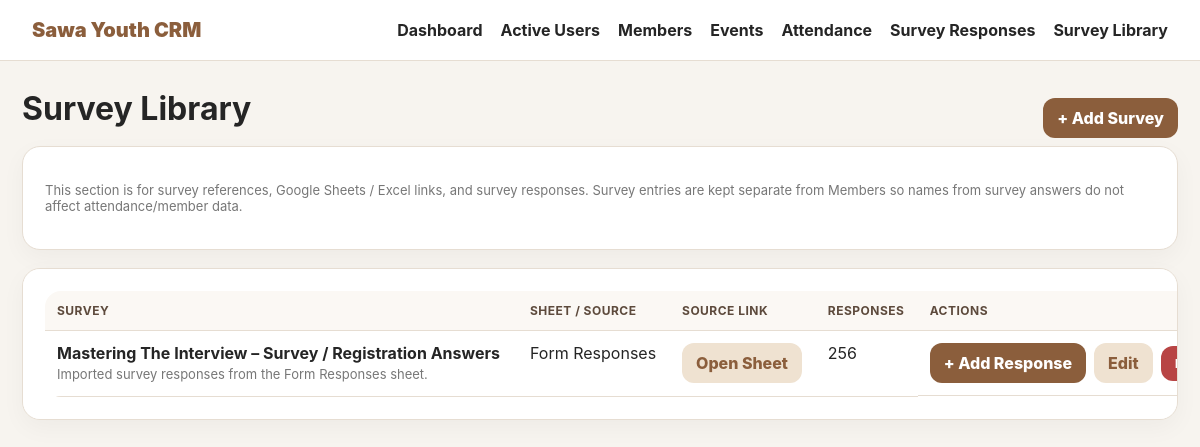
The page /survey-forms on the database its author committed.
### tables this page shows
CREATE TABLE survey_forms (
    id INTEGER PRIMARY KEY AUTOINCREMENT,
    title TEXT NOT NULL,
    description TEXT,
    created_at TEXT DEFAULT CURRENT_TIMESTAMP
, source_link TEXT, source_sheet_name TEXT, source_notes TEXT);

### app.py (the view)
@app.route("/survey-forms")
def survey_forms():
    conn = get_db()
    rows = conn.execute("""
        SELECT sf.*, COUNT(s.id) response_count
        FROM survey_forms sf
        LEFT JOIN surveys s ON s.survey_name = sf.title
        GROUP BY sf.id
        ORDER BY sf.created_at DESC
    """).fetchall()
    conn.close()
    return render_template("survey_forms.html", survey_forms=rows)

### app.py (called while the page is built)
def get_db():
    conn = sqlite3.connect(DB_PATH)
    conn.row_factory = sqlite3.Row
    conn.execute("PRAGMA foreign_keys = ON")
    return conn

### templates/survey_forms.html
{% extends 'base.html' %}
{% block content %}
<div class="actions" style="justify-content:space-between">
  <h1>Survey Library</h1>
  <a class="btn" href="{{ url_for('survey_form_new') }}">+ Add Survey</a>
</div>
<div class="card">
  <p class="label">
    This section is for survey references, Google Sheets / Excel links, and survey responses.
    Survey entries are kept separate from Members so names from survey answers do not affect attendance/member data.
  </p>
</div>
<div class="card scroll">
  <table class="wide">
    <tr>
      <th>Survey</th>
      <th>Sheet / Source</th>
      <th>Source Link</th>
      <th>Responses</th>
      <th>Actions</th>
    </tr>
    {% for s in survey_forms %}
    <tr>
      <td>
        <b>{{ s.title }}</b><br>
        <span class="label">{{ s.description or '' }}</span>
      </td>
      <td>{{ s.source_sheet_name or '' }}</td>
      <td>
        {% if s.source_link %}
          <a class="btn secondary" href="{{ url_for('survey_source', form_id=s.id) }}" target="_blank">Open Sheet</a>
        {% else %}
          <span class="label">No link added</span>
        {% endif %}
      </td>
      <td>{{ s.response_count }}</td>
      <td class="actions">
        <a class="btn" href="{{ url_for('survey_response_new', form_id=s.id) }}">+ Add Response</a>
        <a class="btn secondary" href="{{ url_for('survey_form_edit', form_id=s.id) }}">Edit</a>
        <form method="post" action="{{ url_for('survey_form_delete', form_id=s.id) }}" onsubmit="return confirm('Delete this survey form? Existing responses will be kept.')">
          <button class="btn danger">Delete</button>
        </form>
      </td>
    </tr>
    {% endfor %}
  </table>
</div>
{% endblock %}

### static/style.css (style rules this page uses)
:root { --bg:#f7f4ef;--card:#fff;--ink:#252525;--muted:#777;--line:#e6ddd2;--accent:#8b5e3c;--soft:#efe2d1 }
* { box-sizing:border-box }
body { margin:0;font-family:Inter,Arial,sans-serif;background:var(--bg);color:var(--ink) }
h1 { margin:0 0 18px }
.card { background:white;border:1px solid var(--line);border-radius:18px;padding:22px;box-shadow:0 8px 24px rgba(0,0,0,.04);margin-bottom:18px }
.label { color:var(--muted);font-size:13px }
.btn { background:var(--accent);color:white;padding:10px 14px;border-radius:12px;border:0;text-decoration:none;display:inline-block;font-weight:800;cursor:pointer }
.btn.secondary { background:var(--soft);color:var(--accent) }
.btn.danger { background:#b84444 }
.actions { display:flex;gap:8px;align-items:center;flex-wrap:wrap }
table { width:100%;border-collapse:collapse;background:white;border-radius:16px;overflow:hidden }
th,td { text-align:left;padding:12px;border-bottom:1px solid var(--line);vertical-align:top }
th { background:#fbf8f4;color:#5d4a3c;font-size:12px;text-transform:uppercase;letter-spacing:.04em }
.wide { min-width:1200px }
.scroll { overflow-x:auto }
.btn { transition:.15s ease }

### rows shown on the page
survey_forms: title "Mastering The Interview – Survey / Registration Answers", description "Imported survey responses from the Form Responses sheet.", source_sheet_name "Form Responses", response_count "256"
